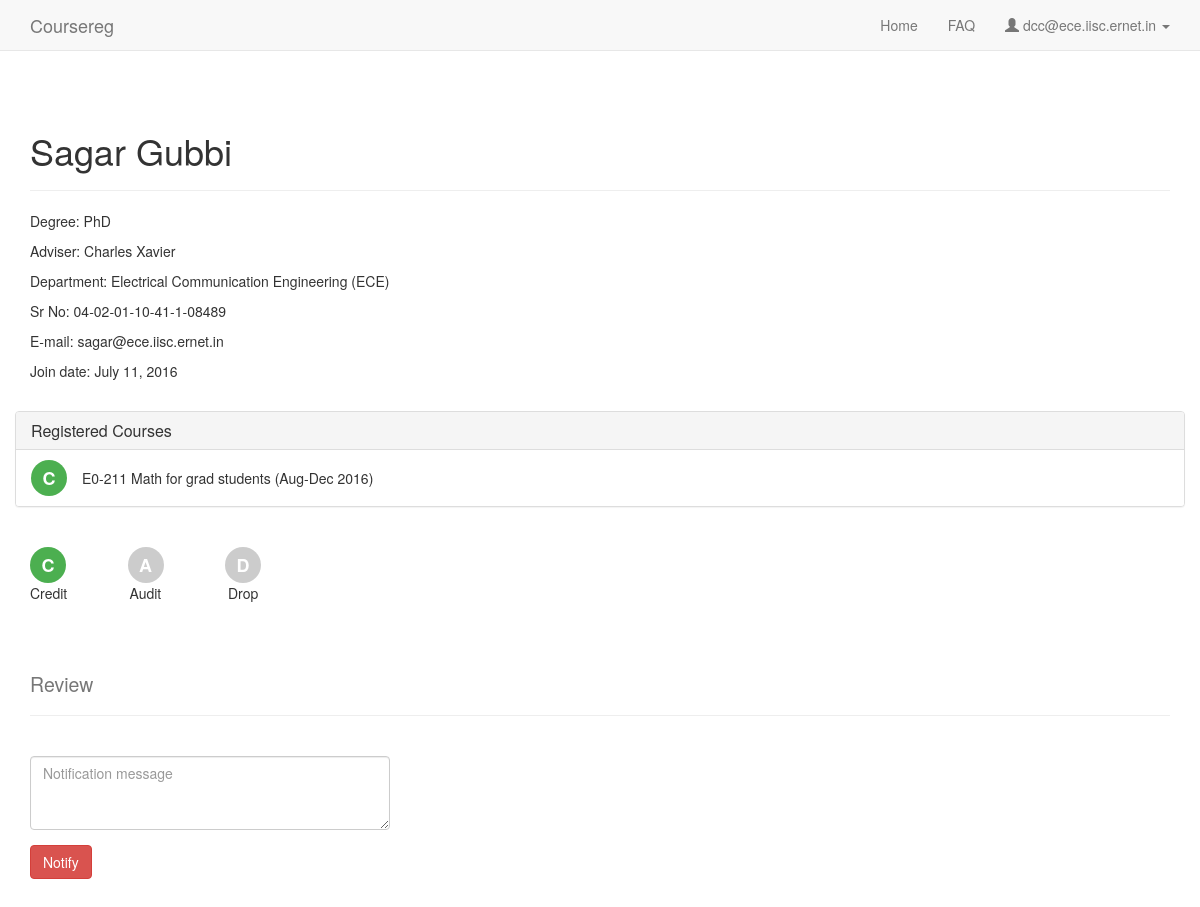
/dcc/3 (signed in), run on an earlier commit of the app's database.
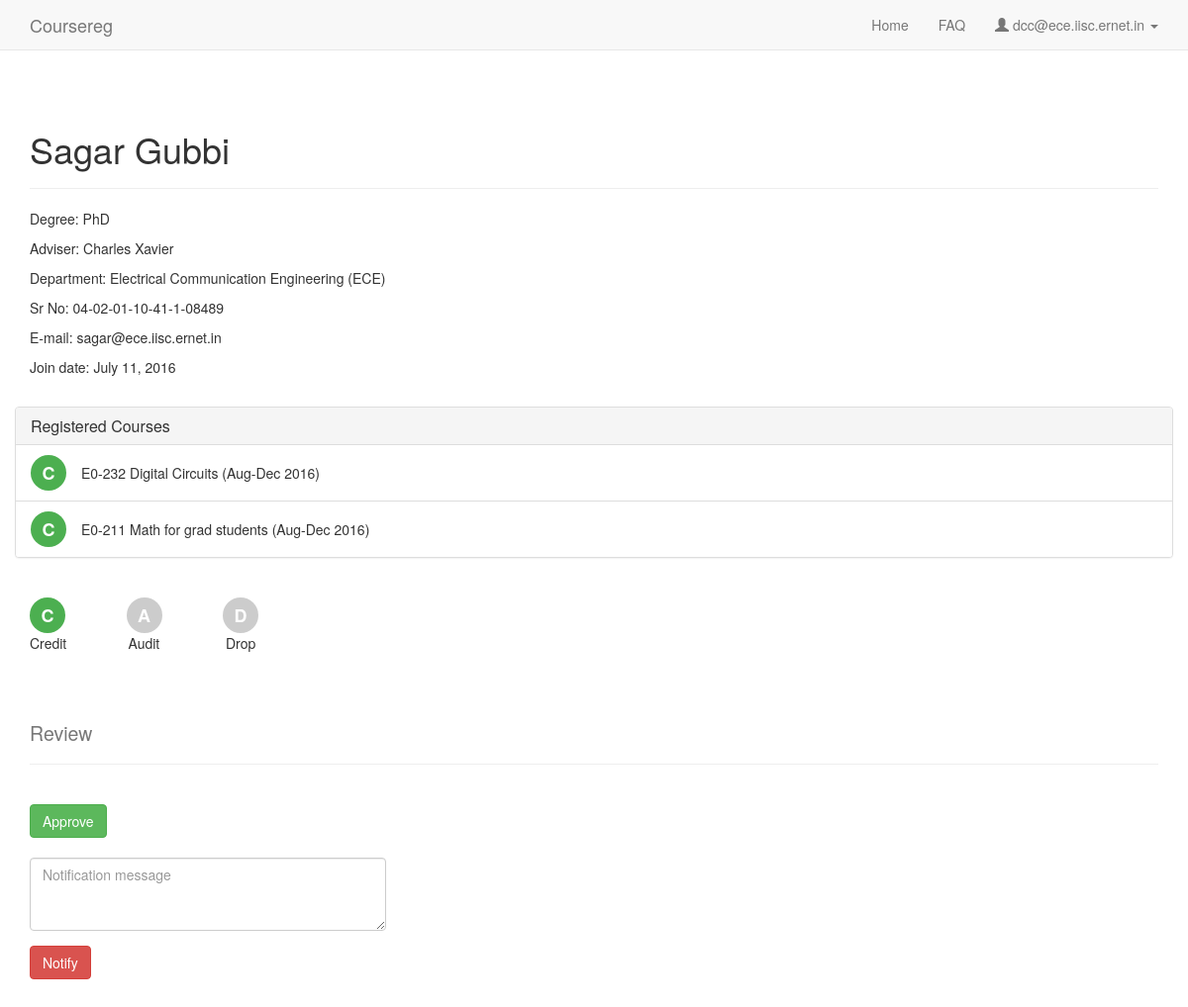
And on a later commit of the database.
### coursereg/models.py (models this page shows, shortened)
class Course(models.Model):
    TERM_AUG = 0
    TERM_JAN = 1
    TERM_SUMMER = 2
    TERM_OTHER = 3
    TERM_CHOICES = (
        (TERM_AUG, "Aug-Dec"),
        (TERM_JAN, "Jan-Apr"),
        (TERM_SUMMER, "Summer"),
        (TERM_OTHER, "Other"),
    )
    num = models.CharField(max_length=100)
    title = models.CharField(max_length=200)
    term = models.IntegerField(default=TERM_AUG, choices=TERM_CHOICES)
    last_reg_date = models.DateTimeField(verbose_name="Last Registration Date", default=get_recent_last_reg_date)
    last_drop_date = models.DateTimeField(verbose_name="Last Drop Date", default=get_recent_last_drop_date)
    credits = models.IntegerField(default=3)
    department = models.ForeignKey(Department, on_delete=models.CASCADE)
    created_at = models.DateTimeField(auto_now_add=True)
    updated_at = models.DateTimeField(auto_now=True)
    def __unicode__(self):
        return self.num + ' ' + self.title + ' (%s %s)' % (self.TERM_CHOICES[self.term][1], self.last_reg_date.year)

### coursereg/views/dcc.py (the view)
# urls.py: url(r'^instructor/([0-9]+)$', views.instructor.detail, name='instructor_detail'),
@login_required
def detail(request, student_id):
    assert request.user.user_type == models.User.USER_TYPE_DCC
    student = models.User.objects.get(id=student_id)
    assert student
    assert student.department == request.user.department
    participants = [(
        p.id,
        p.state == models.Participant.STATE_CREDIT,
        p.state == models.Participant.STATE_AUDIT,
        p.state == models.Participant.STATE_DROP,
        p.course, get_desc(p),
        not p.is_adviser_approved
    ) for p in models.Participant.objects.filter(user=student).order_by('-course__last_reg_date', 'course__title')]
    context = {
        'user_type': 'dcc',
        'user_email': request.user.email,
        'student': student,
        'participants': participants,
        'notifications': [(n.created_at, models.Notification.ORIGIN_CHOICES[n.origin][1], n.message)
            for n in models.Notification.objects.filter(user=student, origin=models.Notification.ORIGIN_DCC, is_dcc_acknowledged=False).order_by('-created_at')],
    }
    return render(request, 'coursereg/dcc_detail.html', context)

### coursereg/models.py (called while the page is built)
    def __unicode__(self):
        return self.name

    def __unicode__(self):
        return self.name

### coursereg/templates/coursereg/dcc_detail.html (shortened to what this page needs)
{% extends "coursereg/base.html" %}
{% block body %}
{% include "coursereg/nav.html" %}
<div class="container" id="maincontainer">
    <div class="row top-buffer-1">
        <div class="col-md-12">
            <div class="page-header">
                <h1>{{ student.full_name }}</h1>
            </div>
            <p>Degree: {{ student.degree }}</p>
            <p>Adviser: {{ student.adviser.full_name }}</p>
            <p>Department: {{ student.department }}</p>
            <p>Sr No: {{ student.sr_no }}</p>
            <p>E-mail: {{ student.email }}</p>
            <p>Join date: {{ student.date_joined|date:'N j, Y' }}</p>
        </div>
    </div>
    <div class="row top-buffer-1">
        <div class="panel panel-default">
            <div class="panel-heading">
                <h3 class="panel-title">Registered Courses</h3>
            </div>
            <ul class="list-group">
                {% for participant_id, is_credit, is_audit, is_drop, course, desc, deleteable in participants %}
                <li class="list-group-item">
                    {% if is_credit %}
                    <div title="Credit" class="credit-bg pull-left">C</div>
                    {% elif is_audit  %}
                    <div title="Audit" class="audit-bg pull-left">A</div>
                    {% elif is_drop %}
                    <div title="Dropped" class="audit-bg pull-left">D</div>
                    {% endif %}
                    <div class="row courserow">
                        <div class="col-md-5">
                            {{ course }}
                        </div>
                        <div class="col-md-6">
                        </div>
                    </div>
                </li>
                {% endfor %}
            </ul>
        </div>
    </div>
    <div class="row top-buffer-1">
        <div class="col-md-1 col-xs-2">
            <div title="Credit" class="credit-bg">C</div>
            <div>Credit</div>
        </div>
        <div class="col-md-1 col-xs-2">
            <div title="Credit" class="audit-bg">A</div>
            <div style="margin-left:2px;">Audit</div>
        </div>
        <div class="col-md-1 col-xs-2">
            <div title="Credit" class="audit-bg">D</div>
            <div style="margin-left:3px;">Drop</div>
        </div>
    </div>
    <div class="row top-buffer-1">
        <div class="col-md-12">
            <div class="page-header">
                <h2><small>Review</small></h2>
            </div>
        </div>
    </div>
    {% if student.is_dcc_review_pending %}
    <div class="row top-buffer-1">
        <div class="col-md-12">
            <form action="{% url 'coursereg:dcc_approve' student.id %}" method="post">
                <button type="submit" class="btn btn-success">Approve</button>
            </form>
        </div>
    </div>
    {% endif %}
    <div class="row top-buffer-1">
        <div class="col-md-4">
            <form action="{% url 'coursereg:notify' %}" method="post">
                <div class="form-group">
                    <textarea class="form-control" rows="3" name="message" placeholder="Notification message" required></textarea>
                </div>
                <button type="submit" class="btn btn-danger">Notify</button>
            </form>
        </div>
    </div>
</div>
{% endblock %}

What changed in the data, as far as the page shows it:
changed User "Sagar Gubbi": is_dcc_review_pending False → True (drawn)
now on this page (row edited): Course: num+title+term "E0-232 Digital Circuits (Aug-Dec 2016)"
Also different on the page:
text now shown: "Approve"
